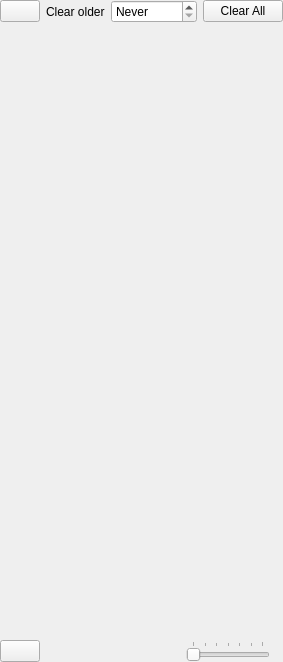
<?xml version="1.0" encoding="UTF-8"?>
<ui version="4.0">
 <class>BandmapWidget</class>
 <widget class="QWidget" name="BandmapWidget">
  <property name="geometry">
   <rect>
    <x>0</x>
    <y>0</y>
    <width>283</width>
    <height>662</height>
   </rect>
  </property>
  <property name="minimumSize">
   <size>
    <width>250</width>
    <height>0</height>
   </size>
  </property>
  <property name="windowTitle">
   <string>Form</string>
  </property>
  <layout class="QVBoxLayout" name="verticalLayout">
   <property name="leftMargin">
    <number>0</number>
   </property>
   <property name="topMargin">
    <number>0</number>
   </property>
   <property name="rightMargin">
    <number>0</number>
   </property>
   <property name="bottomMargin">
    <number>0</number>
   </property>
   <item>
    <widget class="QWidget" name="bottomRow" native="true">
     <layout class="QHBoxLayout" name="bottomRow2">
      <property name="leftMargin">
       <number>0</number>
      </property>
      <property name="topMargin">
       <number>0</number>
      </property>
      <property name="rightMargin">
       <number>0</number>
      </property>
      <property name="bottomMargin">
       <number>0</number>
      </property>
      <item>
       <widget class="QPushButton" name="newBandmapButton">
        <property name="toolTip">
         <string>Create an additional Bandmap Window</string>
        </property>
        <property name="text">
         <string notr="true"/>
        </property>
        <property name="icon">
         <iconset resource="../res/icons/icons.qrc">
          <normaloff>:/icons/new-window.svg</normaloff>:/icons/new-window.svg</iconset>
        </property>
       </widget>
      </item>
      <item>
       <spacer name="horizontalSpacer">
        <property name="orientation">
         <enum>Qt::Horizontal</enum>
        </property>
        <property name="sizeHint" stdset="0">
         <size>
          <width>40</width>
          <height>20</height>
         </size>
        </property>
       </spacer>
      </item>
      <item>
       <widget class="QLabel" name="clearSpotOlderLabel">
        <property name="text">
         <string>Clear older</string>
        </property>
       </widget>
      </item>
      <item>
       <widget class="QSpinBox" name="clearSpotOlderSpin">
        <property name="sizePolicy">
         <sizepolicy hsizetype="Minimum" vsizetype="Fixed">
          <horstretch>0</horstretch>
          <verstretch>0</verstretch>
         </sizepolicy>
        </property>
        <property name="focusPolicy">
         <enum>Qt::ClickFocus</enum>
        </property>
        <property name="toolTip">
         <string/>
        </property>
        <property name="specialValueText">
         <string>Never</string>
        </property>
        <property name="suffix">
         <string> min(s)</string>
        </property>
        <property name="maximum">
         <number>9999</number>
        </property>
       </widget>
      </item>
      <item>
       <widget class="QPushButton" name="clearAllButton">
        <property name="focusPolicy">
         <enum>Qt::ClickFocus</enum>
        </property>
        <property name="text">
         <string>Clear All</string>
        </property>
       </widget>
      </item>
     </layout>
    </widget>
   </item>
   <item>
    <widget class="QScrollArea" name="scrollArea">
     <property name="focusPolicy">
      <enum>Qt::ClickFocus</enum>
     </property>
     <property name="frameShape">
      <enum>QFrame::NoFrame</enum>
     </property>
     <property name="frameShadow">
      <enum>QFrame::Plain</enum>
     </property>
     <property name="midLineWidth">
      <number>-3</number>
     </property>
     <property name="widgetResizable">
      <bool>true</bool>
     </property>
     <widget class="QWidget" name="scrollAreaWidgetContents">
      <property name="geometry">
       <rect>
        <x>0</x>
        <y>0</y>
        <width>283</width>
        <height>591</height>
       </rect>
      </property>
      <property name="sizePolicy">
       <sizepolicy hsizetype="Minimum" vsizetype="Minimum">
        <horstretch>0</horstretch>
        <verstretch>0</verstretch>
       </sizepolicy>
      </property>
      <layout class="QVBoxLayout" name="verticalLayout_2">
       <property name="spacing">
        <number>0</number>
       </property>
       <property name="leftMargin">
        <number>0</number>
       </property>
       <property name="topMargin">
        <number>0</number>
       </property>
       <property name="rightMargin">
        <number>0</number>
       </property>
       <property name="bottomMargin">
        <number>0</number>
       </property>
       <item>
        <widget class="QGraphicsView" name="graphicsView">
         <property name="sizePolicy">
          <sizepolicy hsizetype="Minimum" vsizetype="Minimum">
           <horstretch>0</horstretch>
           <verstretch>0</verstretch>
          </sizepolicy>
         </property>
         <property name="focusPolicy">
          <enum>Qt::ClickFocus</enum>
         </property>
         <property name="contextMenuPolicy">
          <enum>Qt::CustomContextMenu</enum>
         </property>
         <property name="styleSheet">
          <string notr="true">QWidget{background: transparent}</string>
         </property>
         <property name="frameShape">
          <enum>QFrame::NoFrame</enum>
         </property>
         <property name="verticalScrollBarPolicy">
          <enum>Qt::ScrollBarAsNeeded</enum>
         </property>
         <property name="horizontalScrollBarPolicy">
          <enum>Qt::ScrollBarAsNeeded</enum>
         </property>
         <property name="sizeAdjustPolicy">
          <enum>QAbstractScrollArea::AdjustIgnored</enum>
         </property>
        </widget>
       </item>
      </layout>
     </widget>
    </widget>
   </item>
   <item>
    <layout class="QHBoxLayout" name="horizontalLayout">
     <item>
      <widget class="QPushButton" name="clearBandButton">
       <property name="focusPolicy">
        <enum>Qt::ClickFocus</enum>
       </property>
       <property name="toolTip">
        <string>Clear the current band</string>
       </property>
       <property name="text">
        <string/>
       </property>
       <property name="icon">
        <iconset resource="../res/icons/icons.qrc">
         <normaloff>:/icons/clear-button.svg</normaloff>:/icons/clear-button.svg</iconset>
       </property>
       <property name="iconSize">
        <size>
         <width>24</width>
         <height>24</height>
        </size>
       </property>
      </widget>
     </item>
     <item>
      <spacer name="horizontalSpacer_4">
       <property name="orientation">
        <enum>Qt::Horizontal</enum>
       </property>
       <property name="sizeHint" stdset="0">
        <size>
         <width>40</width>
         <height>20</height>
        </size>
       </property>
      </spacer>
     </item>
     <item>
      <widget class="QSlider" name="zoomSlider">
       <property name="sizePolicy">
        <sizepolicy hsizetype="Maximum" vsizetype="Fixed">
         <horstretch>0</horstretch>
         <verstretch>0</verstretch>
        </sizepolicy>
       </property>
       <property name="focusPolicy">
        <enum>Qt::ClickFocus</enum>
       </property>
       <property name="minimum">
        <number>0</number>
       </property>
       <property name="maximum">
        <number>6</number>
       </property>
       <property name="pageStep">
        <number>1</number>
       </property>
       <property name="orientation">
        <enum>Qt::Horizontal</enum>
       </property>
       <property name="invertedAppearance">
        <bool>false</bool>
       </property>
       <property name="invertedControls">
        <bool>false</bool>
       </property>
       <property name="tickPosition">
        <enum>QSlider::TicksAbove</enum>
       </property>
      </widget>
     </item>
     <item>
      <widget class="QLabel" name="zoomLabel">
       <property name="sizePolicy">
        <sizepolicy hsizetype="Maximum" vsizetype="Maximum">
         <horstretch>0</horstretch>
         <verstretch>0</verstretch>
        </sizepolicy>
       </property>
       <property name="text">
        <string notr="true"/>
       </property>
       <property name="pixmap">
        <pixmap resource="../res/icons/icons.qrc">:/icons/zoom_in-24px.svg</pixmap>
       </property>
       <property name="textInteractionFlags">
        <set>Qt::NoTextInteraction</set>
       </property>
      </widget>
     </item>
    </layout>
   </item>
  </layout>
 </widget>
 <resources>
  <include location="../res/icons/icons.qrc"/>
 </resources>
 <connections>
  <connection>
   <sender>graphicsView</sender>
   <signal>customContextMenuRequested(QPoint)</signal>
   <receiver>BandmapWidget</receiver>
   <slot>showContextMenu(QPoint)</slot>
   <hints>
    <hint type="sourcelabel">
     <x>225</x>
     <y>297</y>
    </hint>
    <hint type="destinationlabel">
     <x>225</x>
     <y>330</y>
    </hint>
   </hints>
  </connection>
  <connection>
   <sender>clearAllButton</sender>
   <signal>clicked()</signal>
   <receiver>BandmapWidget</receiver>
   <slot>clearSpots()</slot>
   <hints>
    <hint type="sourcelabel">
     <x>149</x>
     <y>617</y>
    </hint>
    <hint type="destinationlabel">
     <x>155</x>
     <y>281</y>
    </hint>
   </hints>
  </connection>
  <connection>
   <sender>newBandmapButton</sender>
   <signal>clicked()</signal>
   <receiver>BandmapWidget</receiver>
   <slot>clickNewBandmapWindow()</slot>
   <hints>
    <hint type="sourcelabel">
     <x>426</x>
     <y>638</y>
    </hint>
    <hint type="destinationlabel">
     <x>225</x>
     <y>330</y>
    </hint>
   </hints>
  </connection>
  <connection>
   <sender>zoomSlider</sender>
   <signal>valueChanged(int)</signal>
   <receiver>BandmapWidget</receiver>
   <slot>setZoom(int)</slot>
   <hints>
    <hint type="sourcelabel">
     <x>377</x>
     <y>612</y>
    </hint>
    <hint type="destinationlabel">
     <x>225</x>
     <y>330</y>
    </hint>
   </hints>
  </connection>
  <connection>
   <sender>clearBandButton</sender>
   <signal>clicked()</signal>
   <receiver>BandmapWidget</receiver>
   <slot>clearWidgetBand()</slot>
   <hints>
    <hint type="sourcelabel">
     <x>14</x>
     <y>613</y>
    </hint>
    <hint type="destinationlabel">
     <x>225</x>
     <y>330</y>
    </hint>
   </hints>
  </connection>
  <connection>
   <sender>clearSpotOlderSpin</sender>
   <signal>valueChanged(int)</signal>
   <receiver>BandmapWidget</receiver>
   <slot>spotAgingChanged(int)</slot>
   <hints>
    <hint type="sourcelabel">
     <x>309</x>
     <y>13</y>
    </hint>
    <hint type="destinationlabel">
     <x>225</x>
     <y>330</y>
    </hint>
   </hints>
  </connection>
 </connections>
 <slots>
  <slot>clearSpots()</slot>
  <slot>spotAgingChanged(int)</slot>
  <slot>showContextMenu(QPoint)</slot>
  <slot>clickNewBandmapWindow()</slot>
  <slot>setZoom(int)</slot>
  <slot>clearWidgetBand()</slot>
 </slots>
</ui>
